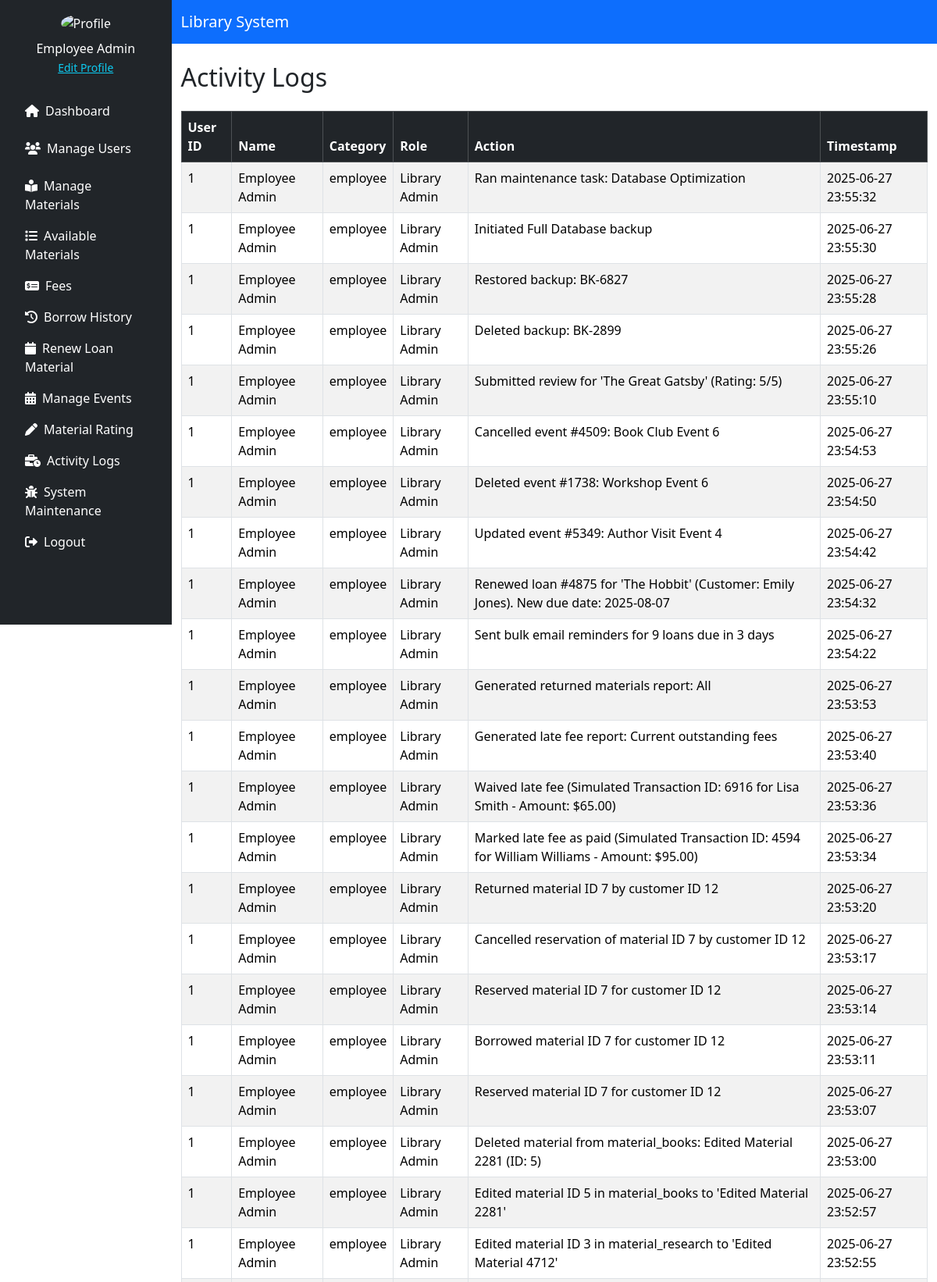
Screenshot of /source/employee/activity_logs.php (signed in, upper part) with the database file from the repository.
### tables this page shows
CREATE TABLE `activity_logs` (
  `log_id` int(11) NOT NULL,
  `user_id` int(11) NOT NULL,
  `user_role` enum('employee','customer') NOT NULL,
  `full_name` varchar(255) NOT NULL,
  `action` text NOT NULL,
  `timestamp` datetime DEFAULT current_timestamp()
);

CREATE TABLE `roles` (
  `role_id` int(11) NOT NULL,
  `role_name` varchar(255) NOT NULL,
  `description` text DEFAULT NULL
);

### source/employee/activity_logs.php (the view, shortened to what this page needs)
<?php
include '../../config/db_conn.php';
$stmt = $pdo->query("
    SELECT
        l.user_id,
        l.user_role,
        l.full_name,
        r.role_name,
        l.action,
        l.timestamp
    FROM activity_logs l
    LEFT JOIN employees e ON l.user_role = 'employee' AND l.user_id = e.employee_id
    LEFT JOIN customer c ON l.user_role = 'customer' AND l.user_id = c.customer_id
    LEFT JOIN roles r
        ON (l.user_role = 'employee' AND e.role_id = r.role_id)
        OR (l.user_role = 'customer' AND c.role_id = r.role_id)
    ORDER BY l.timestamp DESC
");
$logs = $stmt->fetchAll(PDO::FETCH_ASSOC);
?>
<!DOCTYPE html>
<html lang="en">
<head>
    <link href="https://cdn.jsdelivr.net/npm/bootstrap@5.3.3/dist/css/bootstrap.min.css" rel="stylesheet">
    <link href="https://cdnjs.cloudflare.com/ajax/libs/font-awesome/6.0.0/css/all.min.css" rel="stylesheet">
</head>
<body>
<div class="d-flex">
    <?php include './includes/sidebar.php'; ?>
    <div class="flex-grow-1">
        <nav class="navbar navbar-expand-lg navbar-dark bg-primary">
            <div class="container">
                <a class="navbar-brand" href="#">Library System</a>
            </div>
        </nav>
        <div class="container mt-4">
            <div class="d-flex justify-content-between mb-3">
                <h2>Activity Logs</h2>
            </div>
            <table class="table table-striped table-bordered">
                <thead class="table-dark">
                    <tr>
                        <th>User ID</th>
                        <th>Name</th>
                        <th>Category</th>
                        <th>Role</th>
                        <th>Action</th>
                        <th>Timestamp</th>
                    </tr>
                </thead>
                <tbody>
                    <?php foreach ($logs as $log): ?>
                        <tr>
                            <td><?= htmlspecialchars($log['user_id']) ?></td>
                            <td><?= htmlspecialchars($log['full_name']) ?></td>
                            <td><?= htmlspecialchars($log['user_role']) ?></td>
                            <td><?= htmlspecialchars($log['role_name'] ?? 'N/A') ?></td>
                            <td><?= htmlspecialchars($log['action']) ?></td>
                            <td><?= htmlspecialchars($log['timestamp']) ?></td>
                        </tr>
                    <?php endforeach; ?>
                </tbody>
            </table>
        </div>
    </div>
</div>
</body>
</html>

### rows the page displays
activity_logs: user "1", full_name "Employee Admin", user_role "employee", roles.role_name "Library Admin", action "Ran maintenance task: Database Optimization", timestamp "2025-06-27 23:55:32"
activity_logs: user "1", full_name "Employee Admin", user_role "employee", roles.role_name "Library Admin", action "Initiated Full Database backup", timestamp "2025-06-27 23:55:30"
activity_logs: user "1", full_name "Employee Admin", user_role "employee", roles.role_name "Library Admin", action "Restored backup: BK-6827", timestamp "2025-06-27 23:55:28"
activity_logs: user "1", full_name "Employee Admin", user_role "employee", roles.role_name "Library Admin", action "Deleted backup: BK-2899", timestamp "2025-06-27 23:55:26"
activity_logs: user "1", full_name "Employee Admin", user_role "employee", roles.role_name "Library Admin", action "Submitted review for 'The Great Gatsby' (Rating: 5/5)", timestamp "2025-06-27 23:55:10"
activity_logs: user "1", full_name "Employee Admin", user_role "employee", roles.role_name "Library Admin", action "Cancelled event #4509: Book Club Event 6", timestamp "2025-06-27 23:54:53"
activity_logs: user "1", full_name "Employee Admin", user_role "employee", roles.role_name "Library Admin", action "Deleted event #1738: Workshop Event 6", timestamp "2025-06-27 23:54:50"
activity_logs: user "1", full_name "Employee Admin", user_role "employee", roles.role_name "Library Admin", action "Updated event #5349: Author Visit Event 4", timestamp "2025-06-27 23:54:42"
activity_logs: user "1", full_name "Employee Admin", user_role "employee", roles.role_name "Library Admin", action "Renewed loan #4875 for 'The Hobbit' (Customer: Emily Jones). New due date: 2025-08-07", timestamp "2025-06-27 23:54:32"
activity_logs: user "1", full_name "Employee Admin", user_role "employee", roles.role_name "Library Admin", action "Sent bulk email reminders for 9 loans due in 3 days", timestamp "2025-06-27 23:54:22"
activity_logs: user "1", full_name "Employee Admin", user_role "employee", roles.role_name "Library Admin", action "Generated returned materials report: All", timestamp "2025-06-27 23:53:53"
activity_logs: user "1", full_name "Employee Admin", user_role "employee", roles.role_name "Library Admin", action "Generated late fee report: Current outstanding fees", timestamp "2025-06-27 23:53:40"
activity_logs: user "1", full_name "Employee Admin", user_role "employee", roles.role_name "Library Admin", action "Waived late fee (Simulated Transaction ID: 6916 for Lisa Smith - Amount: $65.00)", timestamp "2025-06-27 23:53:36"
activity_logs: user "1", full_name "Employee Admin", user_role "employee", roles.role_name "Library Admin", action "Marked late fee as paid (Simulated Transaction ID: 4594 for William Williams - Amount: $95.00)", timestamp "2025-06-27 23:53:34"
activity_logs: user "1", full_name "Employee Admin", user_role "employee", roles.role_name "Library Admin", action "Returned material ID 7 by customer ID 12", timestamp "2025-06-27 23:53:20"
activity_logs: user "1", full_name "Employee Admin", user_role "employee", roles.role_name "Library Admin", action "Cancelled reservation of material ID 7 by customer ID 12", timestamp "2025-06-27 23:53:17"
activity_logs: user "1", full_name "Employee Admin", user_role "employee", roles.role_name "Library Admin", action "Reserved material ID 7 for customer ID 12", timestamp "2025-06-27 23:53:14"
activity_logs: user "1", full_name "Employee Admin", user_role "employee", roles.role_name "Library Admin", action "Borrowed material ID 7 for customer ID 12", timestamp "2025-06-27 23:53:11"
activity_logs: user "1", full_name "Employee Admin", user_role "employee", roles.role_name "Library Admin", action "Reserved material ID 7 for customer ID 12", timestamp "2025-06-27 23:53:07"
activity_logs: user "1", full_name "Employee Admin", user_role "employee", roles.role_name "Library Admin", action "Deleted material from material_books: Edited Material 2281 (ID: 5)", timestamp "2025-06-27 23:53:00"
activity_logs: user "1", full_name "Employee Admin", user_role "employee", roles.role_name "Library Admin", action "Edited material ID 5 in material_books to 'Edited Material 2281'", timestamp "2025-06-27 23:52:57"
activity_logs: user "1", full_name "Employee Admin", user_role "employee", roles.role_name "Library Admin", action "Edited material ID 3 in material_research to 'Edited Material 4712'", timestamp "2025-06-27 23:52:55"

### other values shown
$_SESSION['user_name'] "Employee Admin"
